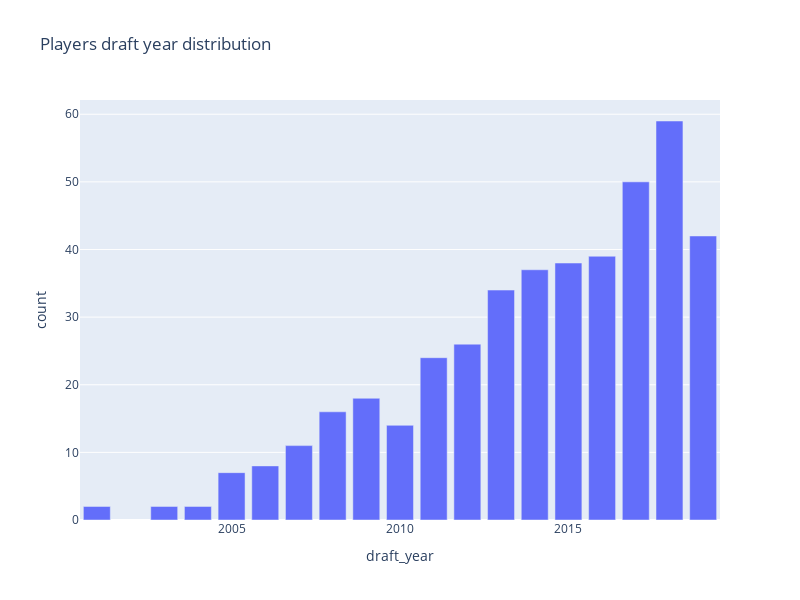

The cell this chart's notebook holds for it:
### Code cell
plot_value_count(df, 'draft_year', WIDTH, 600, "Players draft year distribution")

### Figure 1 — Plotly figure (JSON) as saved in the notebook; plotly's stock layout.template omitted (floating-point values rounded to 4 significant figures)
{"data": [{"alignmentgroup": "True", "hovertemplate": "draft_year=%{x}<br>count=%{y}<extra></extra>", "legendgroup": "", "marker": {"color": "#636efa", "pattern": {"shape": ""}}, "name": "", "offsetgroup": "", "orientation": "v", "showlegend": false, "textposition": "auto", "type": "bar", "x": [2018, 2017, 2019, 2016, 2015, 2014, 2013, 2012, 2011, 2009, 2008, 2010, 2007, 2006, 2005, 2004, 2003, 2001], "xaxis": "x", "y": [59, 50, 42, 39, 38, 37, 34, 26, 24, 18, 16, 14, 11, 8, 7, 2, 2, 2], "yaxis": "y"}], "layout": {"barmode": "relative", "height": 600, "legend": {"tracegroupgap": 0}, "title": {"text": "Players draft year distribution"}, "width": 800, "xaxis": {"anchor": "y", "domain": [0, 1], "title": {"text": "draft_year"}}, "yaxis": {"anchor": "x", "domain": [0, 1], "title": {"text": "count"}}}}
